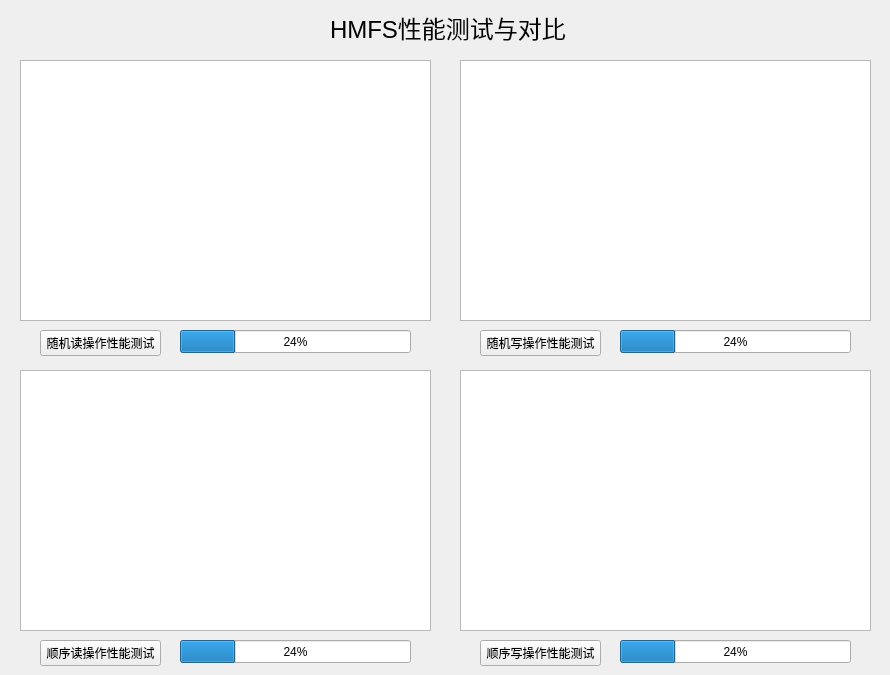
<?xml version="1.0" encoding="UTF-8"?>
<ui version="4.0">
 <class>Widget</class>
 <widget class="QWidget" name="Widget">
  <property name="geometry">
   <rect>
    <x>0</x>
    <y>0</y>
    <width>890</width>
    <height>675</height>
   </rect>
  </property>
  <property name="windowTitle">
   <string>Widget</string>
  </property>
  <widget class="QtCharts::QChartView" name="graphicsView">
   <property name="geometry">
    <rect>
     <x>20</x>
     <y>60</y>
     <width>411</width>
     <height>261</height>
    </rect>
   </property>
  </widget>
  <widget class="QtCharts::QChartView" name="graphicsView_2">
   <property name="geometry">
    <rect>
     <x>460</x>
     <y>60</y>
     <width>411</width>
     <height>261</height>
    </rect>
   </property>
  </widget>
  <widget class="QPushButton" name="pushButton">
   <property name="geometry">
    <rect>
     <x>40</x>
     <y>330</y>
     <width>121</width>
     <height>26</height>
    </rect>
   </property>
   <property name="text">
    <string>随机读操作性能测试</string>
   </property>
  </widget>
  <widget class="QLabel" name="label">
   <property name="geometry">
    <rect>
     <x>330</x>
     <y>10</y>
     <width>236</width>
     <height>36</height>
    </rect>
   </property>
   <property name="minimumSize">
    <size>
     <width>130</width>
     <height>18</height>
    </size>
   </property>
   <property name="text">
    <string>&lt;html&gt;&lt;head/&gt;&lt;body&gt;&lt;p&gt;&lt;span style=&quot; font-size:18pt;&quot;&gt;HMFS性能测试与对比&lt;/span&gt;&lt;/p&gt;&lt;/body&gt;&lt;/html&gt;</string>
   </property>
  </widget>
  <widget class="QPushButton" name="pushButton_2">
   <property name="geometry">
    <rect>
     <x>480</x>
     <y>330</y>
     <width>121</width>
     <height>26</height>
    </rect>
   </property>
   <property name="text">
    <string>随机写操作性能测试</string>
   </property>
  </widget>
  <widget class="QProgressBar" name="progressBar">
   <property name="geometry">
    <rect>
     <x>180</x>
     <y>330</y>
     <width>231</width>
     <height>23</height>
    </rect>
   </property>
   <property name="value">
    <number>24</number>
   </property>
  </widget>
  <widget class="QProgressBar" name="progressBar_2">
   <property name="geometry">
    <rect>
     <x>620</x>
     <y>330</y>
     <width>231</width>
     <height>23</height>
    </rect>
   </property>
   <property name="value">
    <number>24</number>
   </property>
  </widget>
  <widget class="QtCharts::QChartView" name="graphicsView_3">
   <property name="geometry">
    <rect>
     <x>20</x>
     <y>370</y>
     <width>411</width>
     <height>261</height>
    </rect>
   </property>
  </widget>
  <widget class="QPushButton" name="pushButton_3">
   <property name="geometry">
    <rect>
     <x>40</x>
     <y>640</y>
     <width>121</width>
     <height>26</height>
    </rect>
   </property>
   <property name="text">
    <string>顺序读操作性能测试</string>
   </property>
  </widget>
  <widget class="QProgressBar" name="progressBar_3">
   <property name="geometry">
    <rect>
     <x>180</x>
     <y>640</y>
     <width>231</width>
     <height>23</height>
    </rect>
   </property>
   <property name="value">
    <number>24</number>
   </property>
  </widget>
  <widget class="QtCharts::QChartView" name="graphicsView_4">
   <property name="geometry">
    <rect>
     <x>460</x>
     <y>370</y>
     <width>411</width>
     <height>261</height>
    </rect>
   </property>
  </widget>
  <widget class="QPushButton" name="pushButton_4">
   <property name="geometry">
    <rect>
     <x>480</x>
     <y>640</y>
     <width>121</width>
     <height>26</height>
    </rect>
   </property>
   <property name="text">
    <string>顺序写操作性能测试</string>
   </property>
  </widget>
  <widget class="QProgressBar" name="progressBar_4">
   <property name="geometry">
    <rect>
     <x>620</x>
     <y>640</y>
     <width>231</width>
     <height>23</height>
    </rect>
   </property>
   <property name="value">
    <number>24</number>
   </property>
  </widget>
 </widget>
 <layoutdefault spacing="6" margin="11"/>
 <customwidgets>
  <customwidget>
   <class>QtCharts::QChartView</class>
   <extends>QGraphicsView</extends>
   <header location="global">qchartview.h</header>
  </customwidget>
 </customwidgets>
 <resources/>
 <connections/>
</ui>
